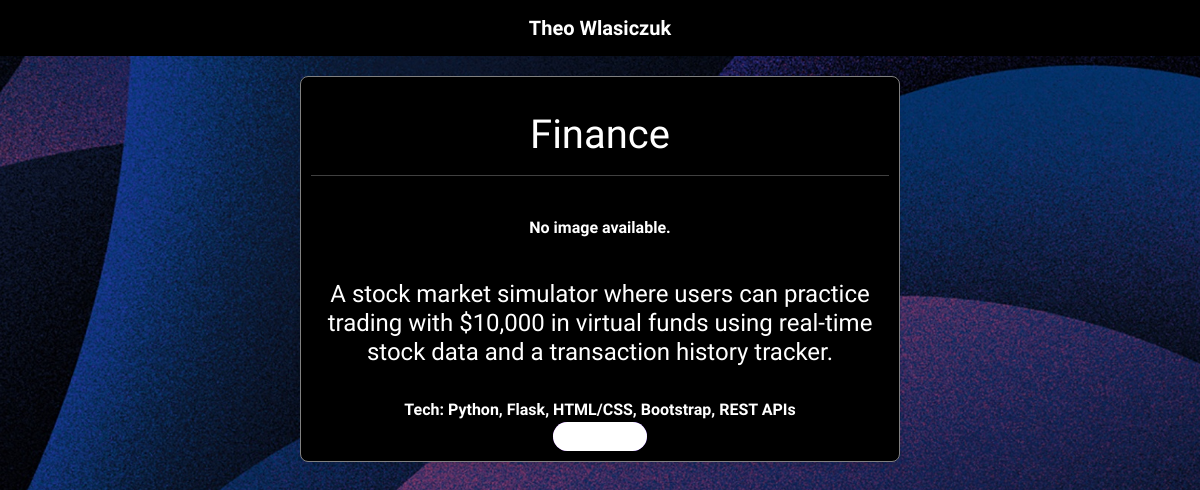
/post/5/, run on the app's committed database.
### portfolio_tw/models.py (models this page shows, shortened)
class Post(models.Model):
    name = models.CharField(max_length=100, default="Untitled Project")  # Default project name
    description = models.TextField(blank=True, null=True)  # Optional field
    tech = models.TextField(blank=True, null=True)  # Optional field
    sourceCode = models.TextField(blank=True, null=True)  # Optional field
    image = models.ImageField(upload_to='images/')  # Field for the image

### portfolio_tw/views.py (the view)
# urls.py: path("post/<int:id>/", views.post, name="post"),
def post(request, id):
    post = get_object_or_404(Post, id=id)
    return render(request, "post.html", {'post': post}) #renders the page and gives you all the data of the Project you looked up

### portfolio_tw/templates/post.html (shortened to what this page needs)
{% extends "layout.html"%}
{% block content %}
<head>
  <link rel="stylesheet" href="/static/css/styles.css">
</head>
  <div class="project-container">
  <div class="project">
      <br>
      <h1 class="text-white text-center">{{ post.name }}</h1>
      <hr>
    <br>
    {% if post.images.all %}
    <div id="carouselExampleDark" class="carousel carousel-dark slide" data-bs-ride="carousel">
      <div class="carousel-indicators">
        <button type="button" data-bs-target="#carouselExampleDark" data-bs-slide-to="0" class="active" aria-current="true" aria-label="Slide 1"></button>
        {% for image in post.images.all reversed%}
          <button type="button" data-bs-target="#carouselExampleDark" data-bs-slide-to="{{ forloop.counter0 }}" aria-label="Slide {{ forloop.counter0 }}"></button>
        {% endfor%}
      </div>
      <div class="carousel-inner">
        {% for image in post.images.all reversed%}
          {% if forloop.counter > 0 %}
            <div class="carousel-item active" data-bs-interval="8000">
              <img src="{{ image.image.url }}" class="d-block w-100 rounded" alt="...">
            </div>
          {% else %}
            <div class="carousel-item" data-bs-interval="8000">
              <img src="{{ image.image.url }}" class="d-block w-100 rounded" alt="...">
            </div>
          {% endif %}
        {% endfor %}
      </div>
      <button class="carousel-control-prev" type="button" data-bs-target="#carouselExampleDark" data-bs-slide="prev">
        <span class="carousel-control-prev-icon" aria-hidden="true"></span>
        <span class="visually-hidden">Previous</span>
      </button>
      <button class="carousel-control-next" type="button" data-bs-target="#carouselExampleDark" data-bs-slide="next">
        <span class="carousel-control-next-icon" aria-hidden="true"></span>
        <span class="visually-hidden">Next</span>
      </button>
    </div>
    {% else %}
        <p>No image available.</p>
    {% endif %}
      <br>
      <h4 class="description">{{ post.description }}</h4>
      <br>
      <strong class="tech">{{ post.tech }}</strong>
      <br>
      <button class="cssbuttons-io">
        <a href="{{ post.sourceCode}}">
        </a>
      </button>
    </div>
  </div>
{% endblock %}

### portfolio_tw/static/css/styles.css (style rules this page uses)
body { background-image: url("../photos/purple-cover.jpg"); margin: 0; min-height: 200vh; background-repeat: no-repeat; background-size: cover; background-position: center top; background-attachment: scroll; }
hr { color: white; }
* { font-family: "Poiret One", serif; font-weight: bold; box-sizing: border-box; }
.cssbuttons-io { position: relative; font-family: inherit; font-weight: 500; font-size: 18px; letter-spacing: 0.05em; border-radius: 0.8em; cursor: pointer; border: none; background: linear-gradient(to right, #8e2de2, #4a00e0); color: black; overflow: hidden; }
.cssbuttons-io svg { width: 1.2em; height: 1.2em; margin-right: 0.5em; }
.cssbuttons-io::before, .cssbuttons-io::after { position: absolute; top: 0; left: 0; width: 100%; height: 100%; z-index: 0; }
.cssbuttons-io::before { content: ""; background: #fff; width: 120%; left: -10%; transform: skew(30deg); transition: transform 0.4s cubic-bezier(0.3, 1, 0.8, 1); }
.project-container { display: flex; flex-wrap: wrap; justify-content: center; gap: 20px; margin: 20px auto; max-width: 50%; }
.project { flex: 1 1 calc(50% - 20px); min-width: 280px; background-color: black; border: 1px solid gray; color: white; border-radius: 8px; box-shadow: 0 4px 6px rgba(0, 0, 0, 0.1); padding: 10px; text-align: center; transition: transform 0.2s, box-shadow 0.2s; }

### data on the page
Post: name "Finance", description "A stock market simulator where users can practice trading with $10,000 in virtual funds using real-time stock data and a transaction history tracker.", tech "Tech: Python, Flask, HTML/CSS, Bootstrap, REST APIs"
